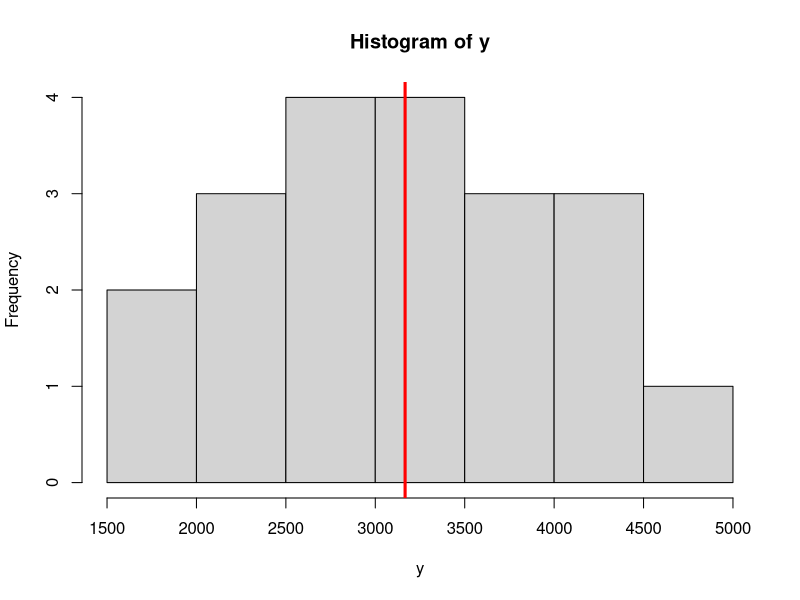
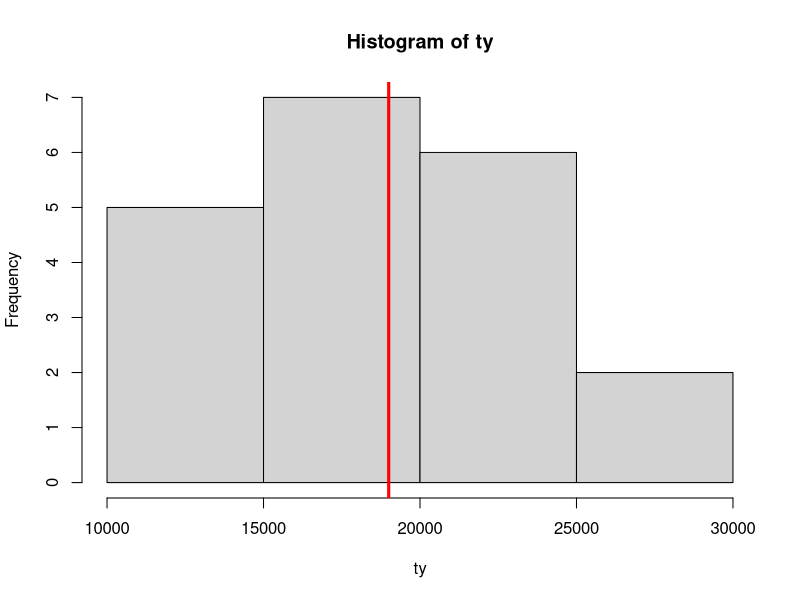
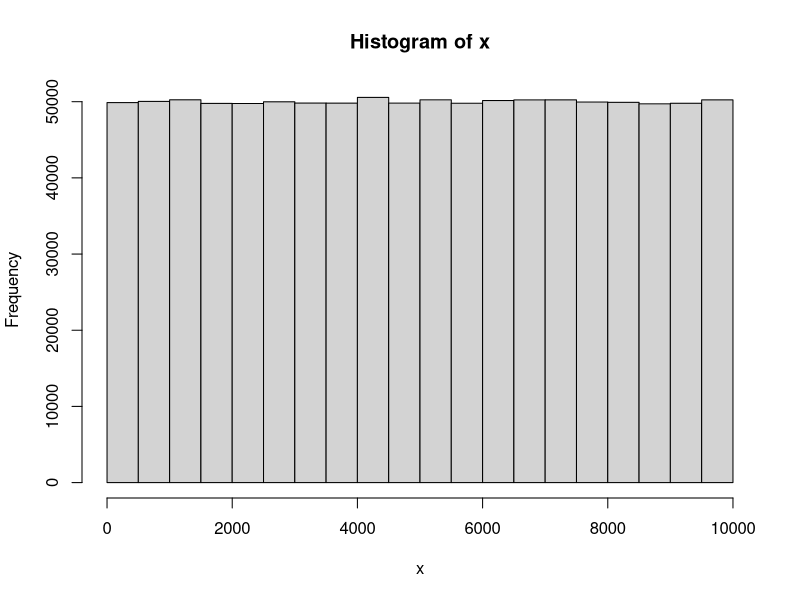
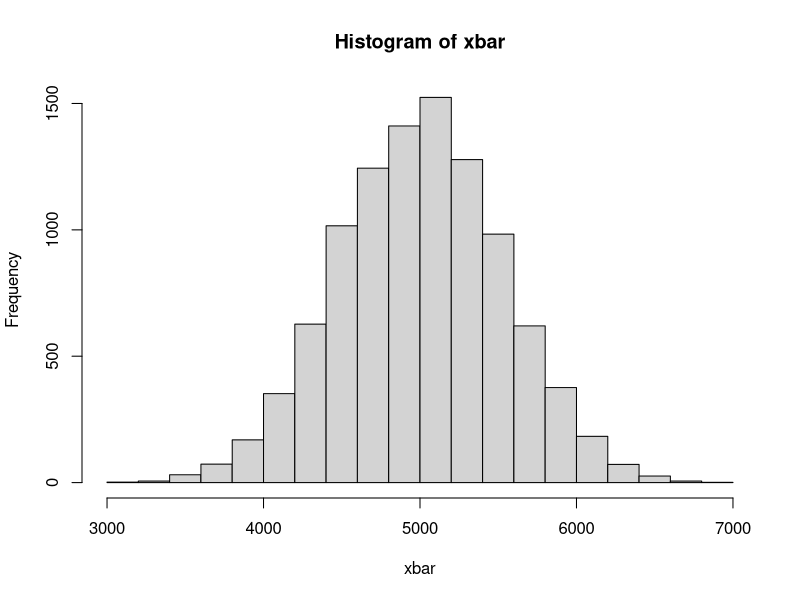
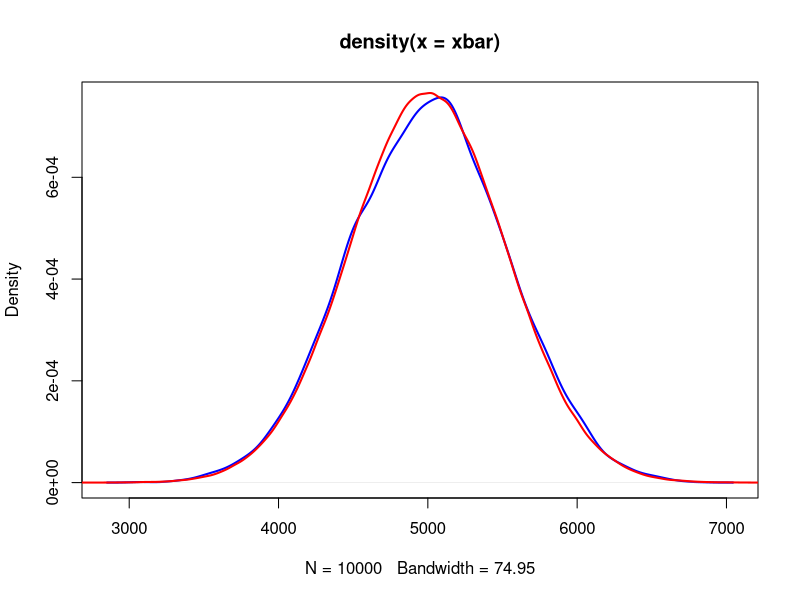
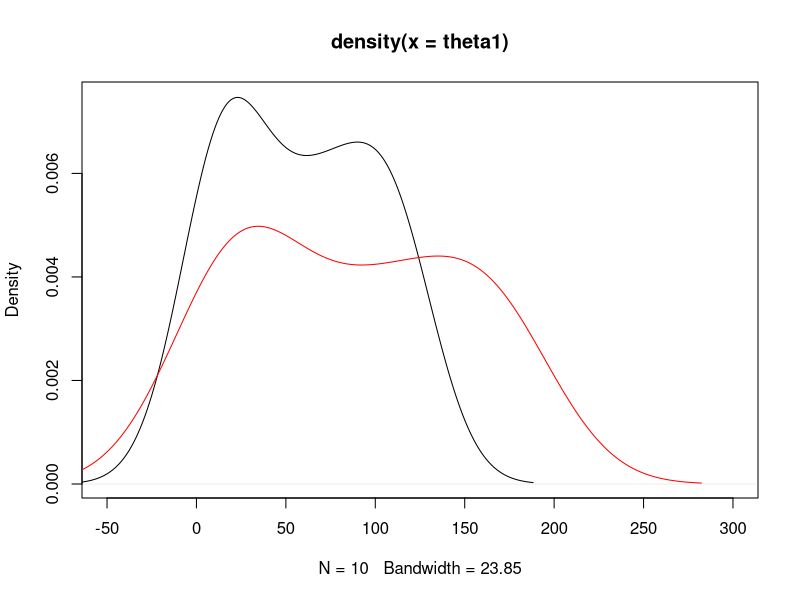
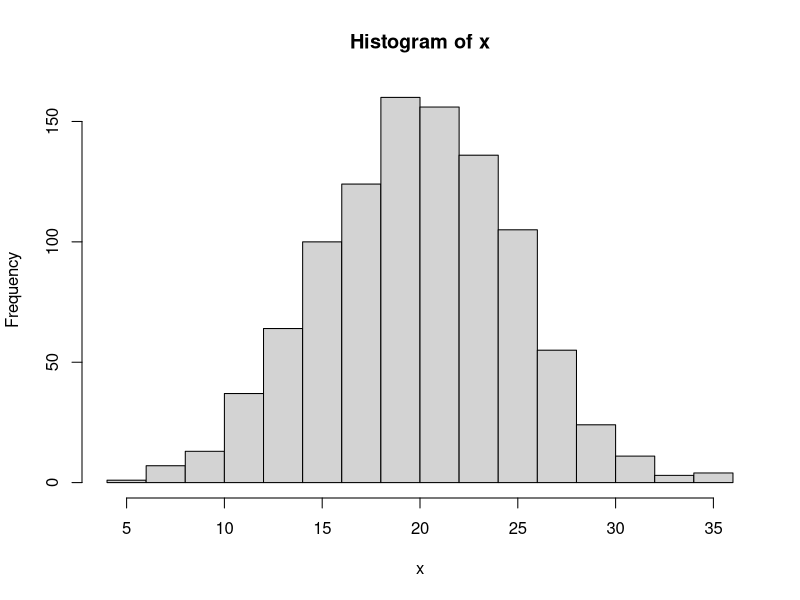
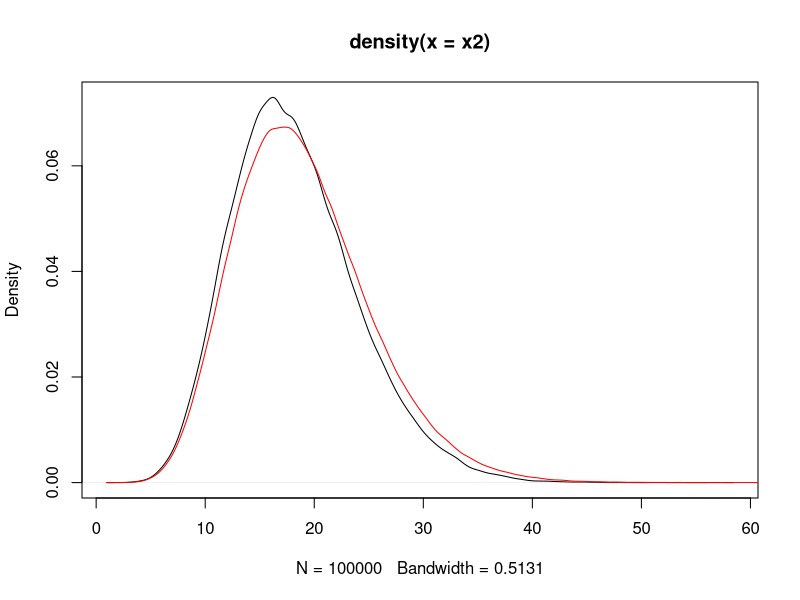

Generate these figures, in order, with R:
## ---- chunk 1
Y<-c(2000,3000,3500,0,6000,4500)
s<-combn(Y,3)
s
## ---- chunk 2
y<-apply(s,2,sum)/3 #Distribución muestral para el estimador de la media
hist(y)
abline(v=mean(Y),col="red",lwd=3)
# calcular la esperanza y la varianza
uy<-sum(y*(1/20)) # esperanza del estimador de la media
sum((y-uy)^2*(1/20)) # varianza de la media muestral
## ---- chunk 3
ty<-apply(s,2,sum)*(6/3) #Distribución muestral para el estimador del total
hist(ty)
abline(v=sum(Y),col="red",lwd=3)
pty<-sum(ty*(1/20)) # esperanza
sum((ty-pty)^2*(1/20)) # varianza de la media muestral
## ---- chunk 4
N<-1000000
x<-round(runif(N,0,10000),0)# ingresos mensuales de una población 
hist(x)
n<-30
choose(N,n)

#simular 1000 muestras distintas de tamaño n y calcular su media.
xbar<-NULL
for(i in 1:10000){
  s<-sample(x,n)
  xbar[i]<-mean(s)
}
hist(xbar)
plot(density(xbar),col="blue",lwd=2)
points(density(rnorm(10^6,mean(x),sqrt(var(x)*((n-1)/n))/sqrt(n))),type="l",col="red",lwd=2)
## ---- chunk 5
x<-c(10,15,20,20,35)
s<-combn(x,3)
s
#distribución muestral de la media
mean(apply(s, 2, mean)) 
## ---- chunk 6
x<-c(10,15,20,20,35)
n<-3;N<-5
s
var(x)*((N-1)/N)

theta1<-apply(s,2,var)*((n-1)/n)
theta2<-apply(s,2,var)


theta1
theta2
plot(density(theta1),xlim=c(-50,300))
points(density(theta2),col="red",type="l")

mean(theta1) #E[]
mean(theta2) #E[]
## ---- chunk 7
#población de tamaño N=1000
set.seed(999)
x<-rnorm(1000,20,5)
hist(x)
#suponer que se extra una muestra de n=20 de esta población, 
choose(1000,20)
n<-20
#vamos a simular unas 1500 muestras posibles sigma=25
x2<-NULL
for(i in 1:100000){
 x2[i]<-(var(sample(x,20))*(n-1))/25
}
x2
plot(density(x2))
points(density(rchisq(1000000,19)),col="red",type="l")
## ---- chunk 8
curve(dchisq(x,1),xlim=c(0,40),ylim=c(0,0.4))
for(v in 1:30){
curve(dchisq(x,v),add=T,col=v)
  }
## ---- chunk 9
pchisq(40,24)#F(40) para un chi2(v=24)
pchisq(10.66,24)#F(10.66) para un chi2(v=24)
curve(dchisq(x,24),xlim=c(0,60))
abline(v=c(10.66,40),col="red")
## ---- chunk 10
#ejemplo para usar R para calcular probabilidades de la Chi2
pchisq(4,10) # F(t)=P(X<t): F(4)
## ---- chunk 11
v<-5
curve(dnorm(x,0,sqrt(v/(v-2))),xlim=c(-5,5),ylim=c(0,0.4))
curve(dt(x,10),xlim=c(-5,5),main="t-student (v=10)",col="red",add=T)
## ---- chunk 12
curve(dt(x,2),xlim=c(-5,5),ylim=c(0,0.4))
for(v in 3:30){
  curve(dt(x,v),xlim=c(-5,5),col=v,add=T)
}
## ---- chunk 13
# P(X<2)=F(2), X ~ t(v=10)
pt(2,10)
## ---- chunk 14
curve(df(x,10,10),xlim=c(0,6))
## ---- chunk 15
#P(X<t)=F(t), donde  X ~ F(v1,v2). F(10,10), P(X<1)=F(1)
pf(1,10,10)
